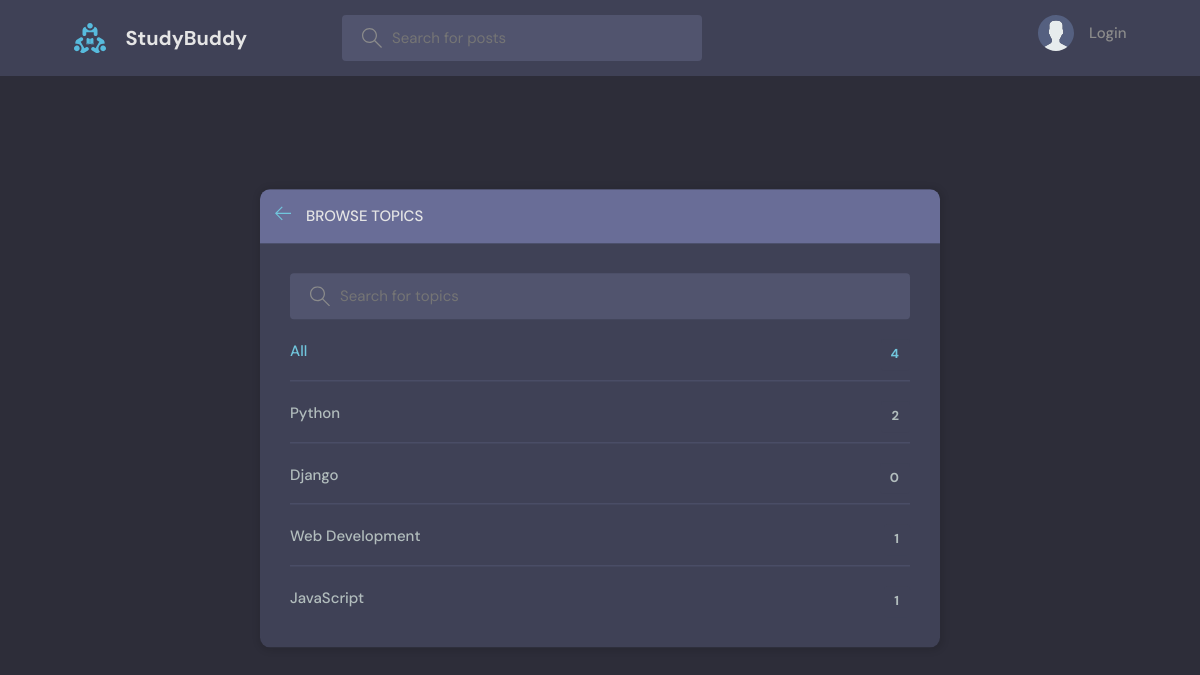
/topics/, run on an earlier commit of the app's database.
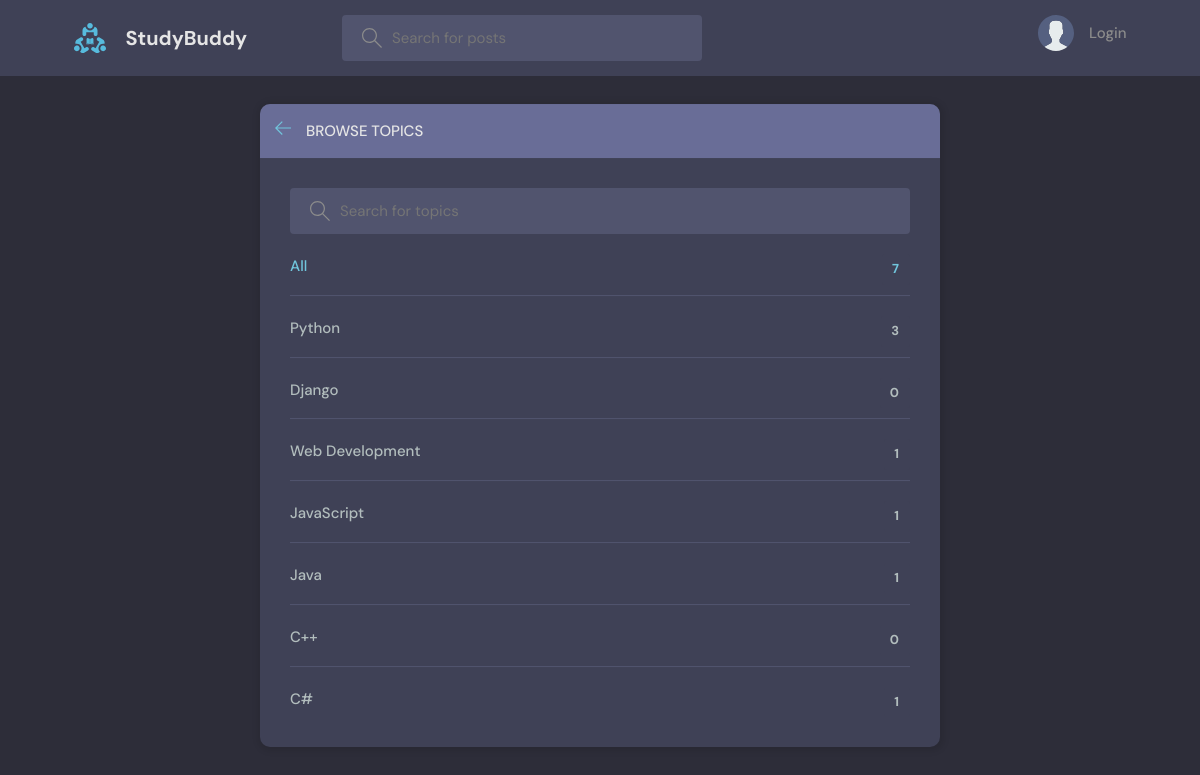
And on a later commit of the database.
### base/models.py (models this page shows, shortened)
class Topic(models.Model):
    name = models.CharField(max_length=200)

### base/views.py (the view)
# urls.py: path('topics/', views.topicsPage, name="topics"),
def topicsPage(request):
    q = request.GET.get('q') if request.GET.get('q') != None else ''
    topics = Topic.objects.filter(name__icontains=q)
    return render(request, 'base/topics.html', {'topics': topics})

### base/templates/base/topics.html (shortened to what this page needs)
{% extends 'main.html' %}
{% block content %}
<main class="create-room layout">
  <div class="container">
    <div class="layout__box">
      <div class="layout__boxHeader">
        <div class="layout__boxTitle">
          <a href="{% url 'home' %}">
            <svg version="1.1" xmlns="http://www.w3.org/2000/svg" width="32" height="32" viewBox="0 0 32 32">
              <title>arrow-left</title>
              <path
                d="M13.723 2.286l-13.723 13.714 13.719 13.714 1.616-1.611-10.96-10.96h27.625v-2.286h-27.625l10.965-10.965-1.616-1.607z"
              ></path>
            </svg>
          </a>
          <h3>Browse Topics</h3>
        </div>
      </div>
      <div class="topics-page layout__body">
        <form action="" method="GET" class="header__search">
          <label>
            <input name="q" placeholder="Search for topics" />
          </label>
        </form>
        <ul class="topics__list">
          <li>
            <a href="{% url 'topics' %}" class="active">All  <span>{{topics.count}}</span></a>
          </li>
          {% for topic in topics %}
          <li>
            <a href="{% url 'home' %}?q={{topic.name}}">{{ topic.name }} <span>{{topic.room_set.all.count}}</span></a>
          </li>
          {% endfor %}
        </ul>
      </div>
    </div>
  </div>
</main>
{% endblock content %}

### templates/main.html (shortened to what this page needs)
<!DOCTYPE html>
{% load static %}
<html lang="en">
  <head>
    <link rel="stylesheet" href="{% static 'styles/style.css' %}" />
  </head>
  <body>
    {% include 'navbar.html' %}
    {% block content %}
    {% endblock %}
  </body>
</html>

### templates/navbar.html (shortened to what this page needs)
{% load static %}
<header class="header header--loggedIn">
  <div class="container">
    <a href="{% url 'home' %}" class="header__logo">
      <img src="{% static 'images/logo.svg' %}" />
      <h1>StudyBuddy</h1>
    </a>
    <form class="header__search" method="GET" action="{% url 'home' %}">
      <label>
        <input name="q" placeholder="Search for posts" />
      </label>
    </form>
    <nav class="header__menu">
      {% if request.user.is_authenticated %}
      <div class="header__user">
        <a href="{% url 'user-profile' user.id %}">
          <div class="avatar avatar--medium active">
            <img src="{{request.user.avatar.url}}" />
          </div>
          <p>{{request.user.name}} <span>@{{request.user.username}}</span></p>
        </a>
        <button class="dropdown-button">
          <svg version="1.1" xmlns="http://www.w3.org/2000/svg" width="32" height="32" viewBox="0 0 32 32">
            <title>chevron-down</title>
            <path d="M16 21l-13-13h-3l16 16 16-16h-3l-13 13z"></path>
          </svg>
        </button>
      </div>
      {% else %}
      <a href="{% url 'login' %}">
        <img src="{% static 'images/avatar.svg' %}" />
        <p>Login</p>
      </a>
      {% endif %}
    </nav>
  </div>
</header>

### static/styles/style.css (style rules this page uses)
:root { --color-main: #71c6dd; --color-main-light: #e1f6fb; --color-dark: #3f4156; --color-dark-medium: #51546e; --color-dark-light: #696d97; --color-light: #e5e5e5; --color-gray: #8b8b8b; --color-light-gray: #b2bdbd; --color-bg: #2d2d39; --color-success: #5dd693; --color-error: #fc4b0b; }
* { font-family: "DM Sans", -apple-system, BlinkMacSystemFont, "Segoe UI", Roboto, Oxygen, Ubuntu, Cantarell, "Open Sans", "Helvetica Neue", sans-serif; margin: 0; padding: 0; box-sizing: border-box; text-rendering: optimizeLegibility; font-size: inherit; }
html { font-size: 56.25%; }
@media only screen and (min-width: 1200px) { html { font-size: 62.5%; } }
body { line-height: 1.6; font-weight: 400; font-size: 1.5rem; color: var(--color-light-gray); background-color: var(--color-bg); min-height: 100vh; }
img { width: 100%; }
a { display: inline-block; color: var(--color-main); text-decoration: none; }
.container { max-width: 120rem; width: 90%; margin: auto; }
.header { padding: 1.5rem; background-color: var(--color-dark); }
.header > .container { display: flex; gap: 9.5rem; }
.header__logo, .header__user { display: flex; gap: 2rem; align-items: center; }
.header__logo > img { height: 3.2rem; width: 3.2rem; }
.header__logo > h1 { font-weight: 700; font-size: 2rem; color: var(--color-light); }
.header__search > label { background-color: var(--color-dark-medium); padding: 1.3rem 1rem; display: flex; align-items: center; gap: 1rem; border-radius: 4px; }
.header__search svg { fill: var(--color-gray); width: 2rem; height: 2rem; margin-left: 1rem; }
.header__search input { width: 30rem; background: transparent; border: none; outline: none; color: var(--color-light); }
.header__menu { margin-left: auto; position: relative; }
.header__menu a { display: flex; gap: 1.5rem; align-items: center; font-weight: 500; text-decoration: none; color: var(--color-gray); }
.header__menu img { height: 3.6rem; }
.header__menu p { line-height: 1.2; }
.layout { margin-top: 2.4rem; }
.layout > .container { display: flex; justify-content: space-between; align-items: flex-start; }
.layout__box { width: 90%; max-width: 48rem; min-height: 40rem; position: absolute; top: 50%; left: 50%; transform: translate(-50%, -46%); background-color: var(--color-dark); border-radius: 1rem; box-shadow: 1px 1px 6px 3px rgba(0, 0, 0, 0.1); overflow: hidden; }
.layout__boxHeader { display: flex; padding: 1.5rem; background-color: var(--color-dark-light); }
.layout__boxTitle { display: flex; gap: 1.5rem; align-items: center; }
.layout__boxTitle h3 { text-transform: uppercase; font-weight: 500; color: var(--color-light); }
.layout__boxTitle svg { width: 1.6rem; height: 1.6rem; fill: var(--color-main); }
.layout__body { margin: 3rem; }
.topics__list { list-style: none; }
.topics__list li a { display: flex; justify-content: space-between; margin-bottom: 3rem; font-weight: 500; color: var(--color-light-gray); transition: all 0.3s ease-in-out; }
.topics__list li a.active, .topics__list li a:hover { color: var(--color-main); }
.topics__list li a span { padding: 0.5rem 1rem; background-color: var(--color-dark); border-radius: 3px; font-size: 1.3rem; font-weight: 700; letter-spacing: 1px; }
.topics-page .topics__list li:not(:last-child) a { margin: 2rem 0; padding-bottom: 1rem; text-decoration: none; border-bottom: 1px solid var(--color-dark-medium); }
.topics-page .header__search { display: block; }
.create-room.layout .layout__box { max-width: 68rem; }

What changed in the data, as far as the page shows it:
computed for Topic "Python": room_set.all.count "2" → "3"
added Topic: name "Java", room_set.all.count "1"
added Topic: name "C++", room_set.all.count "0"
added Topic: name "C#", room_set.all.count "1"
Also different on the page:
{{ topics.count }}: "4" → "7"
